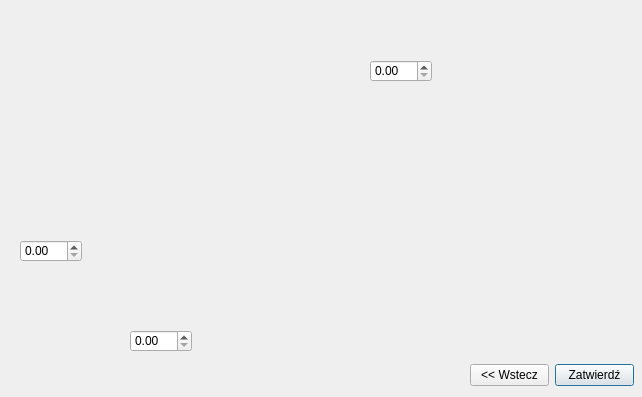
<?xml version="1.0" encoding="UTF-8"?>
<ui version="4.0">
 <class>CommonRafter</class>
 <widget class="QDialog" name="CommonRafter">
  <property name="geometry">
   <rect>
    <x>0</x>
    <y>0</y>
    <width>642</width>
    <height>397</height>
   </rect>
  </property>
  <property name="windowTitle">
   <string>Krokiew</string>
  </property>
  <widget class="QDoubleSpinBox" name="spinCommonHeight">
   <property name="geometry">
    <rect>
     <x>20</x>
     <y>240</y>
     <width>62</width>
     <height>22</height>
    </rect>
   </property>
  </widget>
  <widget class="QDoubleSpinBox" name="spinCommonWidth">
   <property name="geometry">
    <rect>
     <x>130</x>
     <y>330</y>
     <width>62</width>
     <height>22</height>
    </rect>
   </property>
  </widget>
  <widget class="QDoubleSpinBox" name="spinRafterDistance">
   <property name="geometry">
    <rect>
     <x>370</x>
     <y>60</y>
     <width>62</width>
     <height>22</height>
    </rect>
   </property>
  </widget>
  <widget class="QLabel" name="label">
   <property name="geometry">
    <rect>
     <x>280</x>
     <y>-10</y>
     <width>531</width>
     <height>411</height>
    </rect>
   </property>
   <property name="text">
    <string/>
   </property>
   <property name="pixmap">
    <pixmap resource="../resources.qrc">:/res/CommonRafterDistance.PNG</pixmap>
   </property>
   <property name="scaledContents">
    <bool>true</bool>
   </property>
  </widget>
  <widget class="QLabel" name="label_2">
   <property name="geometry">
    <rect>
     <x>0</x>
     <y>80</y>
     <width>311</width>
     <height>291</height>
    </rect>
   </property>
   <property name="text">
    <string/>
   </property>
   <property name="pixmap">
    <pixmap resource="../resources.qrc">:/res/RafterDimensions.PNG</pixmap>
   </property>
   <property name="scaledContents">
    <bool>true</bool>
   </property>
  </widget>
  <widget class="QLabel" name="label_3">
   <property name="geometry">
    <rect>
     <x>-20</x>
     <y>-20</y>
     <width>841</width>
     <height>521</height>
    </rect>
   </property>
   <property name="text">
    <string/>
   </property>
   <property name="pixmap">
    <pixmap resource="../resources.qrc">:/res/background.PNG</pixmap>
   </property>
  </widget>
  <widget class="QWidget" name="gridLayoutWidget">
   <property name="geometry">
    <rect>
     <x>470</x>
     <y>360</y>
     <width>164</width>
     <height>31</height>
    </rect>
   </property>
   <layout class="QGridLayout" name="gridLayout">
    <item row="0" column="2">
     <widget class="QPushButton" name="buttonApprove">
      <property name="text">
       <string>Zatwierdź</string>
      </property>
     </widget>
    </item>
    <item row="0" column="0">
     <widget class="QPushButton" name="buttonBack">
      <property name="text">
       <string>&lt;&lt; Wstecz</string>
      </property>
     </widget>
    </item>
    <item row="0" column="1">
     <spacer name="horizontalSpacer_2">
      <property name="orientation">
       <enum>Qt::Horizontal</enum>
      </property>
      <property name="sizeHint" stdset="0">
       <size>
        <width>40</width>
        <height>20</height>
       </size>
      </property>
     </spacer>
    </item>
   </layout>
  </widget>
  <zorder>label_3</zorder>
  <zorder>label</zorder>
  <zorder>spinRafterDistance</zorder>
  <zorder>label_2</zorder>
  <zorder>spinCommonHeight</zorder>
  <zorder>spinCommonWidth</zorder>
  <zorder>gridLayoutWidget</zorder>
 </widget>
 <resources>
  <include location="../resources.qrc"/>
 </resources>
 <connections/>
</ui>
